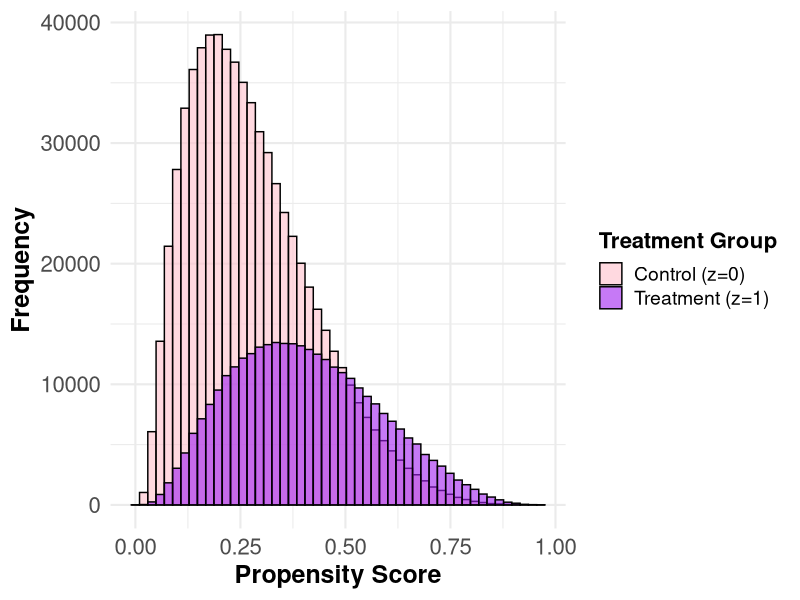

Reproduce this figure in R. (Note: this script raises an error after producing the figure.)
# Required R packages for data generation and analysis
library(survey)         # Survey data analysis
library(doParallel)     # Parallel processing
library(foreach)        # Looping in parallel
library(xtable)         # Table formatting for LaTeX
library(data.table)     # Data manipulation
library(sampling)       # Sampling techniques
library(MatchIt)        # Propensity score matching
library(Hmisc)          # Data utility functions
library(nloptr)         # Nonlinear optimization
library(numDeriv)       # Numerical derivatives
library(MASS)           # Statistical methods
library(patchwork)      # Plot layout organization
library(boot)           # Bootstrap resampling
library(magrittr)       # Pipe operator (%>%)

# Set the working directory
setwd("/Volumes/T7 Shield/R_SW_Final_Data_0118_2025/TestReformSimulation/")

# Define global parameters for population and sample generation
N           = 1000000            # Total population size
n           = N * 0.005          # Sample size (0.5% of the population)
n_covar     = 7                  # Number of covariates (6 regular + 1 associated with missingness if needed)
n_strata    = 10                 # Number of strata in the population
n_cluster   = 20                 # Number of clusters within each stratum
n_scenarios = 1                  # Number of scenarios to consider
tau_strata  = 0.35               # Standard deviation of covariate means across strata
min_prob    = 0.000              # Minimum probability threshold to avoid near-zero values
tau_cluster = c(0.15)            # Standard deviation of covariate means across clusters
s.m         = 1                  # Scaling factor for the simulation
# n.reps      = 5000             # Number of simulation replicates

# Set the seed for reproducibility
set.seed(20220930)


############################################################################################################################
# Generate Super Population Data
############################################################################################################################

# Initialize list to store datasets across scenarios
data_sets = list()


for(scenario in 1:n_scenarios){
  # Means in Matrix
  mu_strata  = matrix(rnorm(n_strata * n_covar, mean = 0, sd = tau_strata), nrow = n_strata, ncol = n_covar)  # Mean structure for strata
  mu_cluster = matrix(rnorm(n_cluster * n_covar, mean = 0, sd = tau_cluster[scenario]), nrow = n_cluster, ncol = n_covar)  # Mean structure for clusters
  
  # Identifying the STRATA EFFECT by stratum and covariates
  # Define row names (Strata)
  strata_row = rep(NA, n_strata)
  for (strata in 1:n_strata) {
    strata_row[strata] = paste("Strata", strata, sep = "_")
  }
  rownames(mu_strata) = strata_row
  
  # Define column names (Covariates)
  strata_col = rep(NA, n_covar)
  for (covariate in 1:n_covar) {
    strata_col[covariate] = paste("Covariate", covariate, sep = "_")
  }
  colnames(mu_strata) = strata_col
  
  # Identifying the CLUSTER EFFECT by cluster and covariates
  # Define row names (Clusters)
  cluster_row = rep(NA, n_cluster)
  for (cluster in 1:n_cluster) {
    cluster_row[cluster] = paste("Cluster", cluster, sep = "_")
  }
  rownames(mu_cluster) = cluster_row
  
  # Define column names (Covariates)
  cluster_col = rep(NA, n_covar)
  for (covariate in 1:n_covar) {
    cluster_col[covariate] = paste("Covariate", covariate, sep = "_")
  }
  colnames(mu_cluster) = cluster_col
  
  ############################################################################################################################
  # CREATING THE COVARIATES
  ############################################################################################################################
  
  cluster_l  = list()  # Temporary storage for cluster-level data
  strata_l   = list()  # Temporary storage for stratum-level data
  variable_l = list()  # Temporary storage for each covariate
  
  # Generate covariates for all subjects across clusters and strata
  for (variable in 1:n_covar) {  # Iterate over covariates
    for (strata in 1:n_strata) {  # Iterate over strata
      for (cluster in 1:n_cluster) {  # Iterate over clusters
        
        # Generate data for subjects in a specific cluster within a stratum
        data = cbind(
          rep((strata - 1) * n_cluster + cluster, N / (n_strata * n_cluster)),  # Cluster index
          rep(strata, N / (n_strata * n_cluster)),  # Stratum index
          rnorm(N / (n_strata * n_cluster), mean = mu_cluster[cluster, variable] + mu_strata[strata, variable])  # Covariate values
        )
        
        colnames(data) = c("Cluster", "Strata", paste("X", variable, sep = ""))  # Define column names
        cluster_l[[cluster]] = data
      }
      strata_l[[strata]] = do.call("rbind", cluster_l)  # Combine cluster data within each stratum
    }
    variable_l[[variable]] = data.frame(do.call("rbind", strata_l))  # Combine stratum data for each covariate
  }
  
  # Combine all covariate data into a single dataset
  data = variable_l[[1]]  # Initialize with the first covariate
  for (variable in 2:n_covar) {
    data = cbind(data, variable_l[[variable]][, 3])  # Add covariate values (3rd column corresponds to covariate values Xi)
  }
  
  # Define column names for the covariate dataset
  var_col = rep(NA, n_covar)
  for (covariate in 1:n_covar) {
    var_col[covariate] = paste("x", covariate, sep = "")  # Define covariate names
  }
  
  colnames(data) = c("Cluster", "Strata", var_col)  # Assign final column names

  
  ############################################################################################################################
  # PROPENSITY SCORE MODEL
  ############################################################################################################################
  
  # Logistic (expit) function for probability calculation
  expit = function(x) { exp(x) / (1 + exp(x)) }
  
  # Define coefficients for the logistic regression model
  a0 = log(35 / 80)  # Intercept
  a1 = log(1.10)     # Coefficient for x1
  a2 = log(1.25)     # Coefficient for x2
  a3 = log(1.50)     # Coefficient for x3
  a4 = log(1.75)     # Coefficient for x4
  a5 = log(2.00)     # Coefficient for x5
  a6 = log(2.50)     # Coefficient for x6
  a7 = log(1.10)     # Interaction term coefficient for x1 * x2
  
  delta_z = 0.6  # Scaling factor for treatment assignment effects
  
  # Calculate the propensity score formula using the logistic model
  formula = a0 + delta_z * (
    a1 * data$x1 + a2 * data$x2 + a3 * data$x3 + a4 * data$x4 + 
      a5 * data$x5 + a6 * data$x6 + a7 * data$x1 * data$x2
  )
  
  # Calculate propensity scores
  prob_treat = expit(formula)  # Treatment probabilities for each individual
  
  # Assign propensity scores to the dataset
  data$prob_treat = prob_treat
  
  # Simulate treatment assignment based on propensity scores
  data$z = rbinom(N, 1, prob_treat)  # Treatment indicator: z ~ Bernoulli(prob_treat)
  
  ############################################################################################################################
  # VISUALIZE PROPENSITY SCORE DISTRIBUTION
  ############################################################################################################################
  
  # Load required package for visualization
  library(ggplot2)
  
  # Convert treatment indicator into a factor for labeling in the plot
  data$TreatmentGroup <- factor(data$z, 
                                levels = c(0, 1), 
                                labels = c("Control (z=0)", "Treatment (z=1)"))
  
  # Create a histogram of propensity scores by treatment group
  p_good_overlap <- ggplot(data, aes(x = prob_treat, fill = TreatmentGroup)) +
    geom_histogram(alpha = 0.6, position = "identity", bins = 50, color = "black") +
    scale_fill_manual(values = c("Control (z=0)" = "pink", "Treatment (z=1)" = "purple")) +
    labs(x = "Propensity Score", y = "Frequency", fill = "Treatment Group") +
    theme_minimal(base_size = 16) +
    theme(
      # Customize axis titles and text for readability
      axis.title = element_text(face = "bold", size = 18),
      axis.text = element_text(size = 16),
      # Customize legend for better interpretability
      legend.title = element_text(face = "bold", size = 16),
      legend.text = element_text(size = 14),
      # Optionally, adjust plot title formatting if used
      plot.title = element_text(face = "bold", size = 20)
    )
  
  # Display the plot
  print(p_good_overlap)
  
  ############################################################################################################################
  # OUTCOME MODEL CONTINUOUS (Y)
  ############################################################################################################################
  
  # Define coefficients for the outcome model
  b0  = 0.00   # Intercept
  b1  = 2.50   # Coefficient for x1
  b2  = -2.00  # Coefficient for x2
  b3  = 1.75   # Coefficient for x3
  b4  = -1.25  # Coefficient for x4
  b5  = 1.50   # Coefficient for x5
  b6  = 1.10   # Coefficient for x6
  b70 = 2.50   # Interaction term coefficient for x1 * x2 in y0
  b71 = 1.50   # Interaction term coefficient for x1 * x2 in y1
  
  # Define treatment effect scaling factors
  delta0 = 0.3  # Scaling factor for control group (y0)
  delta1 = 1    # Constant treatment effect
  delta2 = 0.2  # Interaction scaling factor for treatment effect
  
  # Generate counterfactual outcomes for the control group
  data$y0 = b0 + delta0 * (
    b1 * data$x1 + b2 * data$x2 + b3 * data$x3 + 
      b4 * data$x4 + b5 * data$x5 + b6 * data$x6 + 
      b70 * data$x1 * data$x2
  ) + rnorm(N)  # Random noise with default sd = 1
  
  # Generate counterfactual outcomes for the treatment group
  data$y1 = data$y0 + delta1 + delta2 * (
    b1 * data$x1 + b2 * data$x2 + b3 * data$x3 + 
      b4 * data$x4 + b5 * data$x5 + b6 * data$x6 + 
      b71 * data$x1 * data$x2
  ) + rnorm(N)  # Random noise with default sd = 1
  
  # Calculate observed outcome based on treatment assignment
  data$y = data$z * data$y1 + (1 - data$z) * data$y0  # Observed outcome for each subject
  
  
  data_sets[[scenario]] = data

}





SuperPopGen_GoodOverlap_AllinOne_0118_2025<- data_sets

save(SuperPopGen_GoodOverlap_AllinOne_0118_2025, file = "SuperPopGen_GoodOverlap_AllinOne_0118_2025.RData")
